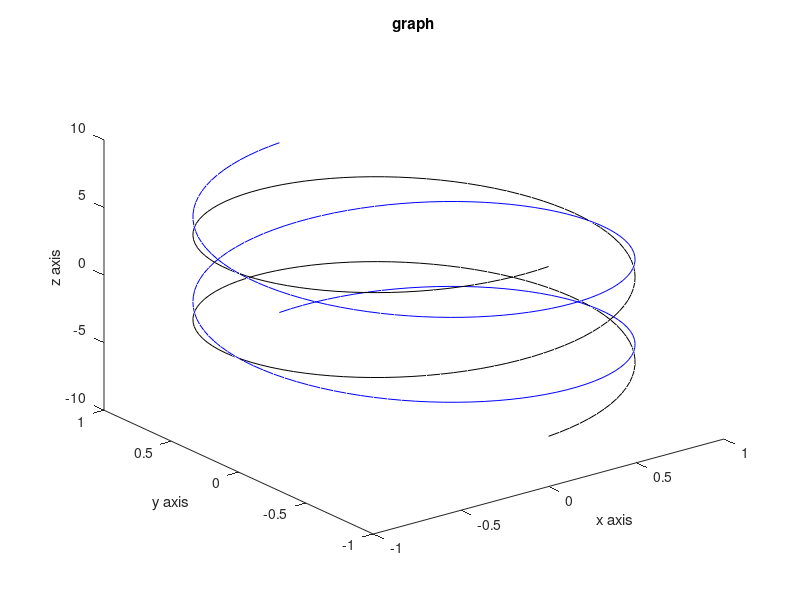

Reproduce this figure in MATLAB.
figure(2)

t=linspace(-2*pi,2*pi,200);

plot3(sin(t),cos(t),t,'b-');
title('graph');
xlabel('x axis');
ylabel('y axis');
zlabel('z axis');

hold on
plot3(sin(t),-cos(t),t,'k-');

saveas(gca,'plot3D.jpg','jpg');